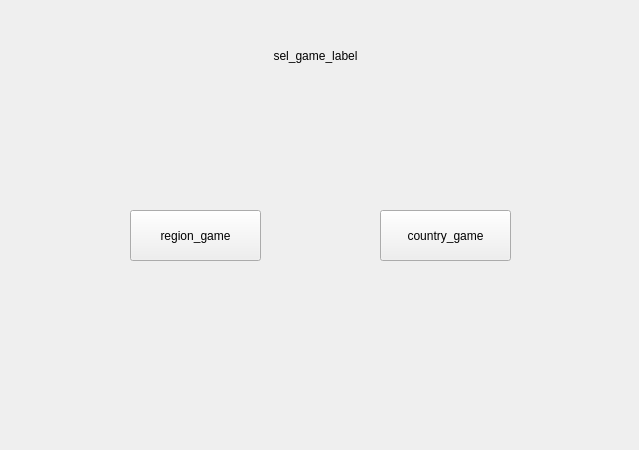
<?xml version="1.0" encoding="UTF-8"?>
<ui version="4.0">
 <class>sel_game</class>
 <widget class="QWidget" name="sel_game">
  <property name="geometry">
   <rect>
    <x>0</x>
    <y>0</y>
    <width>639</width>
    <height>450</height>
   </rect>
  </property>
  <property name="windowTitle">
   <string/>
  </property>
  <widget class="QLabel" name="sel_game_label">
   <property name="geometry">
    <rect>
     <x>0</x>
     <y>0</y>
     <width>631</width>
     <height>111</height>
    </rect>
   </property>
   <property name="styleSheet">
    <string notr="true">font: 25 22pt &quot;Noto Sans&quot;;</string>
   </property>
   <property name="text">
    <string>sel_game_label</string>
   </property>
   <property name="alignment">
    <set>Qt::AlignCenter</set>
   </property>
  </widget>
  <widget class="QPushButton" name="region_game">
   <property name="geometry">
    <rect>
     <x>130</x>
     <y>210</y>
     <width>131</width>
     <height>51</height>
    </rect>
   </property>
   <property name="text">
    <string>region_game</string>
   </property>
  </widget>
  <widget class="QPushButton" name="country_game">
   <property name="geometry">
    <rect>
     <x>380</x>
     <y>210</y>
     <width>131</width>
     <height>51</height>
    </rect>
   </property>
   <property name="text">
    <string>country_game</string>
   </property>
  </widget>
 </widget>
 <resources/>
 <connections/>
</ui>
